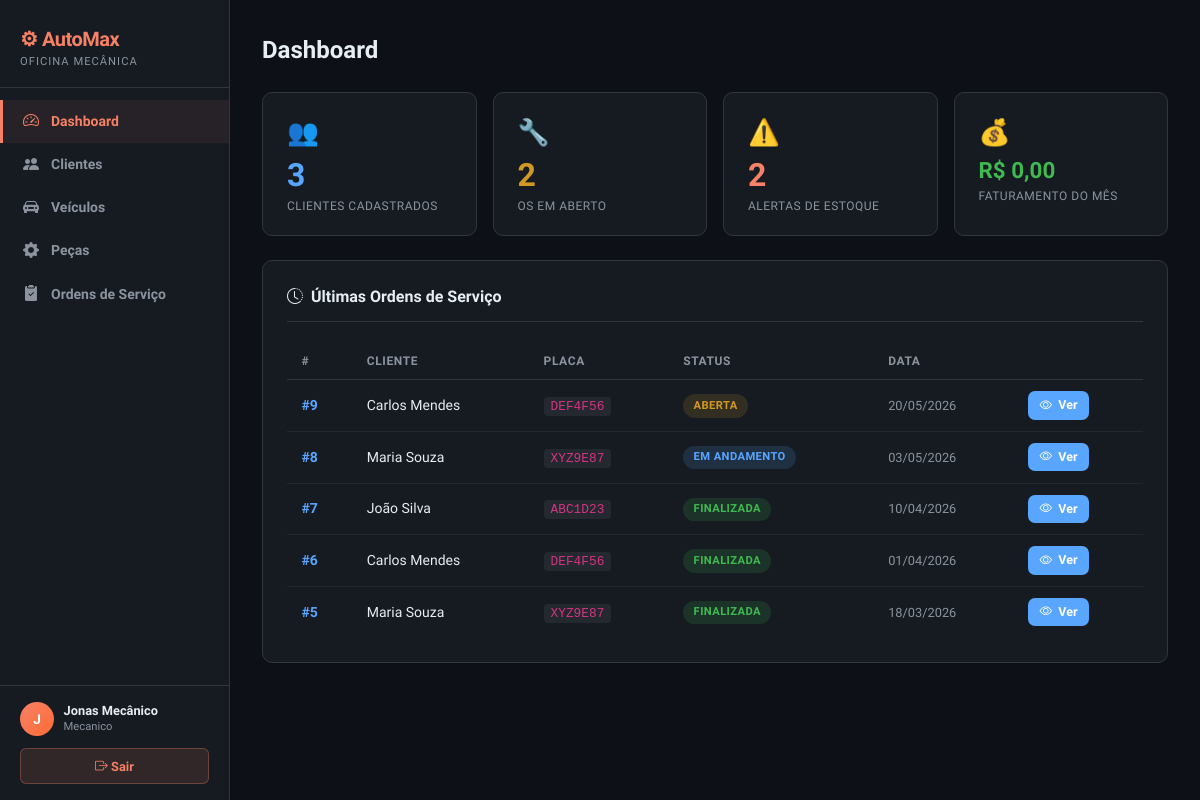
Page /automax2/public/index.php (signed in) on the committed database.
### tables this page shows
CREATE TABLE ORDEM_SERVICO (
    id_os              INT UNSIGNED NOT NULL AUTO_INCREMENT,
    diagnostico        TEXT NOT NULL,
    prazo_previsto     DATE,
    data_abertura      DATE NOT NULL DEFAULT (CURRENT_DATE),
    data_fechamento    DATE,
    status             ENUM('Aberta','Em andamento','Aguardando peca','Finalizada','Cancelada')
                       NOT NULL DEFAULT 'Aberta',
    valor_total        DECIMAL(10,2) NOT NULL DEFAULT 0.00,
    observacoes        TEXT,
    id_cliente         INT UNSIGNED NOT NULL,
    id_veiculo         INT UNSIGNED NOT NULL,
    id_usuario_abertura INT UNSIGNED,
    PRIMARY KEY (id_os),
    CONSTRAINT FK_OS_CLIENTE  FOREIGN KEY (id_cliente)
        REFERENCES CLIENTE (id_cliente) ON UPDATE CASCADE ON DELETE RESTRICT,
    CONSTRAINT FK_OS_VEICULO  FOREIGN KEY (id_veiculo)
        REFERENCES VEICULO (id_veiculo) ON UPDATE CASCADE ON DELETE RESTRICT,
    CONSTRAINT FK_OS_USUARIO  FOREIGN KEY (id_usuario_abertura)
        REFERENCES USUARIO (id_usuario) ON UPDATE CASCADE ON DELETE SET NULL,
    CONSTRAINT CHK_OS_VALOR   CHECK (valor_total >= 0)
);

CREATE TABLE CLIENTE (
    id_cliente    INT UNSIGNED NOT NULL AUTO_INCREMENT,
    nome          VARCHAR(100) NOT NULL,
    cpf           CHAR(11)     NOT NULL,
    telefone      VARCHAR(20),
    celular       VARCHAR(20),
    email         VARCHAR(150),
    endereco      VARCHAR(255),
    data_cadastro DATE NOT NULL DEFAULT (CURRENT_DATE),
    ativo         TINYINT(1) NOT NULL DEFAULT 1,
    PRIMARY KEY (id_cliente),
    UNIQUE KEY UQ_CLIENTE_CPF (cpf),
    CONSTRAINT CHK_CLIENTE_CPF CHECK (cpf REGEXP '^[0-9]{11}$')
);

CREATE TABLE VEICULO (
    id_veiculo   INT UNSIGNED NOT NULL AUTO_INCREMENT,
    placa        VARCHAR(8)   NOT NULL,
    modelo       VARCHAR(80)  NOT NULL,
    marca        VARCHAR(50)  NOT NULL,
    ano          SMALLINT UNSIGNED NOT NULL,
    cor          VARCHAR(30),
    km_atual     DECIMAL(10,2) NOT NULL DEFAULT 0,
    renavam      VARCHAR(11),
    chassi       VARCHAR(17),
    combustivel  ENUM('gasolina','etanol','flex','diesel','gnv','eletrico') DEFAULT 'flex',
    foto         VARCHAR(255) DEFAULT NULL,    
    id_cliente   INT UNSIGNED NOT NULL,
    ativo        TINYINT(1) NOT NULL DEFAULT 1,
    PRIMARY KEY (id_veiculo),
    UNIQUE KEY UQ_VEICULO_PLACA (placa),
    CONSTRAINT FK_VEICULO_CLIENTE FOREIGN KEY (id_cliente)
        REFERENCES CLIENTE (id_cliente)
        ON UPDATE CASCADE ON DELETE RESTRICT,
    CONSTRAINT CHK_VEICULO_ANO CHECK (ano BETWEEN 1900 AND 2100),
    CONSTRAINT CHK_VEICULO_KM  CHECK (km_atual >= 0)
);

### automax2.0/app/controllers/DashboardController.php (called while the page is built, shortened)
<?php
class DashboardController
{
    private PDO $pdo;
    public function __construct(PDO $pdo)
    {
        $this->pdo = $pdo;
    }
    public function index(): void
    {
        $os      = new OrdemServico($this->pdo);
        $peca    = new Peca($this->pdo);
        $clientes   = (int) $this->pdo->query("SELECT COUNT(*) FROM CLIENTE WHERE ativo=1")->fetchColumn();
        $osAbertas  = $os->totalAbertaS();
        $alertas    = $peca->totalAlertas();
        $fatMes     = $os->faturamentoMes();
        $ultimas    = $os->ultimas(5);
        require ROOT_DIR . '/app/views/dashboard/index.php';
    }
}

### automax2/public/index.php (called while the page is built, shortened)
<?php
require_once __DIR__ . '/../app/config/Auth.php';
require_once __DIR__ . '/../app/config/Layout.php';
$ctrl = new DashboardController(db());
$ctrl->index();

### automax2/app/config/Auth.php (called while the page is built, shortened)
<?php
function usuario(): array
{
    return $_SESSION['usuario'] ?? [];
}

### Automax-versão 2.0/app/models/OrdemServico.php (called while the page is built, shortened)
<?php
class OrdemServico
{
    private PDO $pdo;
    public function __construct(PDO $pdo)
    {
        $this->pdo = $pdo;
    }
    public function totalAbertaS(): int
    {
        return (int) $this->pdo->query(
            "SELECT COUNT(*) FROM ORDEM_SERVICO WHERE status NOT IN ('Finalizada','Cancelada')"
        )->fetchColumn();
    }
    public function faturamentoMes(): float
    {
        return (float) $this->pdo->query(
            "SELECT COALESCE(SUM(valor_total),0) FROM ORDEM_SERVICO
             WHERE status='Finalizada'
               AND MONTH(data_fechamento)=MONTH(CURDATE())
               AND YEAR(data_fechamento)=YEAR(CURDATE())"
        )->fetchColumn();
    }
    public function ultimas(int $limite = 5): array
    {
        return $this->pdo->query("
            SELECT os.id_os, os.status, os.data_abertura, c.nome AS cliente, v.placa
            FROM ORDEM_SERVICO os
            JOIN CLIENTE c ON c.id_cliente=os.id_cliente
            JOIN VEICULO v ON v.id_veiculo=os.id_veiculo
            ORDER BY os.id_os DESC LIMIT $limite
        ")->fetchAll();
    }
}

### automax2.0/app/models/Peca.php (called while the page is built, shortened)
<?php
class Peca
{
    private PDO $pdo;
    public function __construct(PDO $pdo)
    {
        $this->pdo = $pdo;
    }
    public function totalAlertas(): int
    {
        return (int) $this->pdo->query(
            "SELECT COUNT(*) FROM PECA WHERE ativo=1 AND estoque_atual <= estoque_minimo"
        )->fetchColumn();
    }
}

### automax2/app/views/dashboard/index.php (the view)
<?php renderHeader('Dashboard'); ?>
<div class="page-title">Dashboard</div>
<div class="stat-grid">
  <div class="stat-card">
    <div class="stat-icon" style="color:var(--am-blue)">👥</div>
    <div class="stat-num" style="color:var(--am-blue)"><?= $clientes ?></div>
    <div class="stat-label">Clientes Cadastrados</div>
  </div>
  <div class="stat-card">
    <div class="stat-icon" style="color:var(--am-yellow)">🔧</div>
    <div class="stat-num" style="color:var(--am-yellow)"><?= $osAbertas ?></div>
    <div class="stat-label">OS em Aberto</div>
  </div>
  <div class="stat-card">
    <div class="stat-icon" style="color:var(--am-accent)">⚠️</div>
    <div class="stat-num" style="color:var(--am-accent)"><?= $alertas ?></div>
    <div class="stat-label">Alertas de Estoque</div>
  </div>
  <div class="stat-card">
    <div class="stat-icon" style="color:var(--am-green)">💰</div>
    <div class="stat-num" style="color:var(--am-green); font-size:1.4rem;">R$ <?= number_format((float)$fatMes, 2, ',', '.') ?></div>
    <div class="stat-label">Faturamento do Mês</div>
  </div>
</div>
<div class="am-card">
  <div class="am-card-header"><i class="bi bi-clock-history"></i> Últimas Ordens de Serviço</div>
  <table class="am-table">
    <thead>
      <tr><th>#</th><th>Cliente</th><th>Placa</th><th>Status</th><th>Data</th><th></th></tr>
    </thead>
    <tbody>
    <?php foreach ($ultimas as $o):
        $badge = match($o['status']) {
            'Finalizada'      => 'badge-ok',
            'Cancelada'       => 'badge-muted',
            'Em andamento'    => 'badge-info',
            'Aguardando peca' => 'badge-warn',
            default           => 'badge-warn'
        };
    ?>
      <tr>
        <td><strong style="color:var(--am-blue)">#<?= $o['id_os'] ?></strong></td>
        <td><?= htmlspecialchars($o['cliente']) ?></td>
        <td><code style="background:rgba(255,255,255,.06);padding:2px 7px;border-radius:4px;font-size:.8rem"><?= htmlspecialchars($o['placa']) ?></code></td>
        <td><span class="badge-status <?= $badge ?>"><?= $o['status'] ?></span></td>
        <td style="color:var(--am-muted);font-size:.8rem"><?= date('d/m/Y', strtotime($o['data_abertura'])) ?></td>
        <td><a href="<?= BASE_URL ?>ordens.php?modo=detalhe&id=<?= $o['id_os'] ?>" class="am-btn am-btn-info am-btn-sm"><i class="bi bi-eye"></i> Ver</a></td>
      </tr>
    <?php endforeach; ?>
    </tbody>
  </table>
</div>
<?php renderFooter(); ?>

### automax2/app/config/Layout.php (shortened to what this page needs)
<?php
function renderHeader(string $titulo = 'AutoMax Oficina'): void
{
    $u       = usuario();
    $nome    = htmlspecialchars($u['nome'] ?? '');
    $perf    = htmlspecialchars($u['perfil'] ?? '');
    $atual = basename($_SERVER['PHP_SELF']);
    $nav = [
        'index.php'    => ['label' => 'Dashboard',          'icon' => 'speedometer2'],
        'clientes.php' => ['label' => 'Clientes',            'icon' => 'people-fill'],
        'veiculos.php' => ['label' => 'Ve&#237;culos',       'icon' => 'car-front-fill'],
        'pecas.php'    => ['label' => 'Pe&#231;as',          'icon' => 'gear-fill'],
        'ordens.php'      => ['label' => 'Ordens de Servi&#231;o', 'icon' => 'clipboard2-check-fill'],
    ];
    $cssUrl = BASE_URL . 'css/estilo.css';
    echo "<!DOCTYPE html>\n<html lang=\"pt-BR\">\n<head>\n";
    echo "<link href=\"https://cdn.jsdelivr.net/npm/bootstrap@5.3.3/dist/css/bootstrap.min.css\" rel=\"stylesheet\">\n";
    echo "<link href=\"https://cdn.jsdelivr.net/npm/bootstrap-icons@1.11.3/font/bootstrap-icons.css\" rel=\"stylesheet\">\n";
    echo "<link rel=\"stylesheet\" href=\"{$cssUrl}\">\n";
    echo "</head>\n<body>\n";
    echo '<div class="sidebar" id="sidebar">';
    echo '<div class="sidebar-brand">'
       . '<div class="logo-text">&#9881; AutoMax</div>'
       . '<div class="logo-sub">Oficina Mec&#226;nica</div>'
       . '</div>';
    echo '<nav class="sidebar-nav">';
    foreach ($nav as $file => $item) {
        $isActive = ($atual === $file) ? 'active' : '';
        echo "<a class='nav-item-link {$isActive}' href='" . BASE_URL . "{$file}'>"
           . "<i class='bi bi-{$item['icon']}'></i> {$item['label']}</a>";
    }
    echo '</nav>';
    $inicial = strtoupper(mb_substr($u['nome'] ?? 'U', 0, 1));
    echo '<div class="sidebar-footer">';
    echo "<div class=\"user-chip\">"
       . "<div class=\"user-avatar\">{$inicial}</div>"
       . "<div><div class=\"user-name\">{$nome}</div><div class=\"user-role\">{$perf}</div></div>"
       . "</div>";
    echo "<a href=\"" . BASE_URL . "logout.php\" class=\"btn-logout\">"
       . "<i class='bi bi-box-arrow-right'></i> Sair</a>";
    echo '</div>';
    echo '</div>';
    echo '<div class="main-wrap">';
}
function renderFooter(): void
{
    echo "</div>\n";
    echo "</body></html>\n";
}

### rows in the picture
ordem_servico: id_os "9", id_cliente.nome "Carlos Mendes", id_veiculo.placa "DEF4F56", status "ABERTA", data_abertura "20/05/2026"
ordem_servico: id_os "8", id_cliente.nome "Maria Souza", id_veiculo.placa "XYZ9E87", status "EM ANDAMENTO", data_abertura "03/05/2026"
ordem_servico: id_os "7", id_cliente.nome "João Silva", id_veiculo.placa "ABC1D23", status "FINALIZADA", data_abertura "10/04/2026"
ordem_servico: id_os "6", id_cliente.nome "Carlos Mendes", id_veiculo.placa "DEF4F56", status "FINALIZADA", data_abertura "01/04/2026"
ordem_servico: id_os "5", id_cliente.nome "Maria Souza", id_veiculo.placa "XYZ9E87", status "FINALIZADA", data_abertura "18/03/2026"

### other values in the picture
$item['label'] "Dashboard"
$item['label'] "Clientes"
$item['label'] "Veículos"
$item['label'] "Peças"
$item['label'] "Ordens de Serviço"
$inicial "J"
$nome "Jonas Mecânico"
$perf "Mecanico"
$clientes "3"
$osAbertas "2"
$alertas "2"
$fatMes "0,00"
